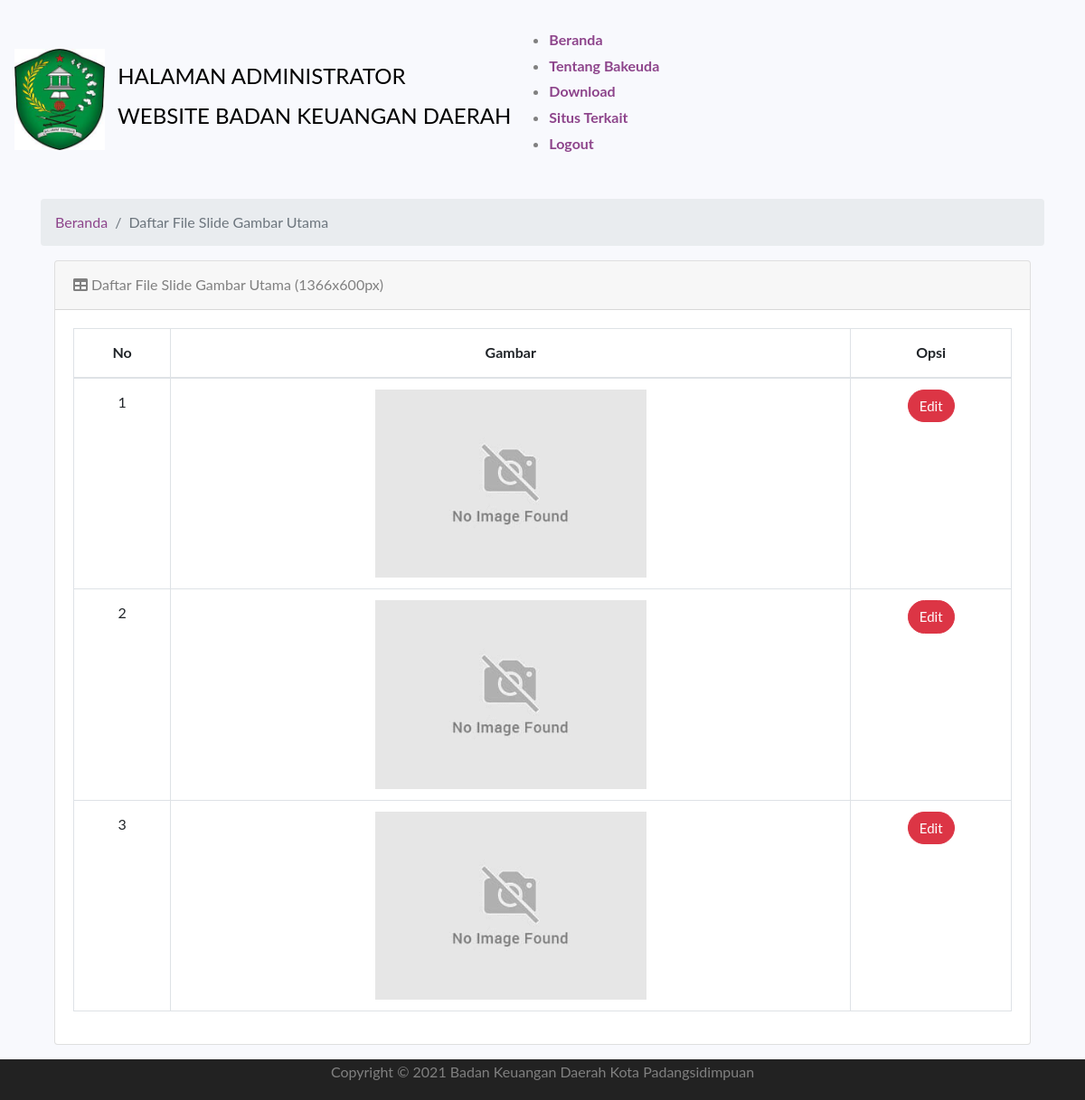
The page /index.php/administrator/slidegambarutama on the database its author committed.
### tables this page shows
CREATE TABLE `tbl_slidegambarutama` (
  `id_slidegambarutama` int(11) NOT NULL,
  `nama_berkas` varchar(128) NOT NULL
);

### application/controllers/Administrator.php (called while the page is built, shortened)
<?php
class Administrator extends CI_Controller {
	public function __construct()
	{
		$this->load->helper('url');
		$this->load->helper('form');
		$this->load->library('form_validation');
		$this->load->model('model_login');
		$this->load->model('model_download');
		$this->load->model('model_informasi');
		$this->load->model('model_situsterkait');
		$this->load->model('model_bangunanbakeuda');
		$this->load->model('model_profil');
		$this->load->model('model_galeri');
		$this->load->model('model_slidegambarutama');
		$this->load->model('model_tentangbakeuda');
		$this->load->model('model_video');
		$this->load->model('model_berita');
		$this->load->library('session');
	}
	public function slidegambarutama()
	{
        $data['content'] = $this->model_slidegambarutama->Tampilslidegambarutama();
		$this->load->view('administrator/slidegambarutama',$data);
	}
}

### index.php (called while the page is built, shortened)
<?php
require_once BASEPATH.'core/CodeIgniter.php';

### application/models/Model_slidegambarutama.php (called while the page is built, shortened)
<?php if ( ! defined('BASEPATH')) exit('No direct script access allowed');
class Model_slidegambarutama extends CI_Model {
	function Tampilslidegambarutama()
    {
		$this->db->order_by('id_slidegambarutama');
        return $this->db->from('tbl_slidegambarutama')
			->get();
    }
}

### application/views/administrator/slidegambarutama.php (the view, shortened to what this page needs)
<BR>
    <section id_slidegambarutama="services" class="services">
      <div class="container">
      <ol class="breadcrumb" >
        <li class="breadcrumb-item">
          <a href="<?php echo base_url('administrator/home')?>">Beranda</a>
        </li>
        <li class="breadcrumb-item active">Daftar File Slide Gambar Utama</li>
      </ol>
      <div class="container">
  <div class="card mb-3">
        <div class="card-header">
          <i class="fa fa-table"></i> Daftar File Slide Gambar Utama (1366x600px)</div>
        <div class="card-body">
          <div class="table-responsive">
          <table class="table table-bordered" id="example" width="100%" cellspacing="0">
              <thead>
                <tr class="text-center">
                  <th>No</th>
                  <th>Gambar</th>
                  <th>Opsi</th>
                </tr>
              </thead>
            <tbody  class="text-center">
                <tr>
                <?php
                  foreach ($content->result() as $data) : ?>
                  <td><?php echo $data->id_slidegambarutama; ?></td>
                  <td><img width="300" src="<?php echo base_url(); ?>uploads/<?php echo $data->nama_berkas; ?>"/></td>
                        <td>
                    <a href="<?php echo base_url()?>administrator/slidegambarutamaedit/<?php echo $data->id_slidegambarutama; ?>" class="btn btn-danger">Edit</i></a>
                  </td>
                </tr>
                    <?php
                    endforeach;
                  ?>
              </tbody>
            </table>
          </div>
        </div>
      </div>
    </div>
  </div>

### rows shown on the page
tbl_slidegambarutama: id_slidegambarutama "1", nama_berkas (placeholder picture)
tbl_slidegambarutama: id_slidegambarutama "2", nama_berkas (placeholder picture)
tbl_slidegambarutama: id_slidegambarutama "3", nama_berkas (placeholder picture)
